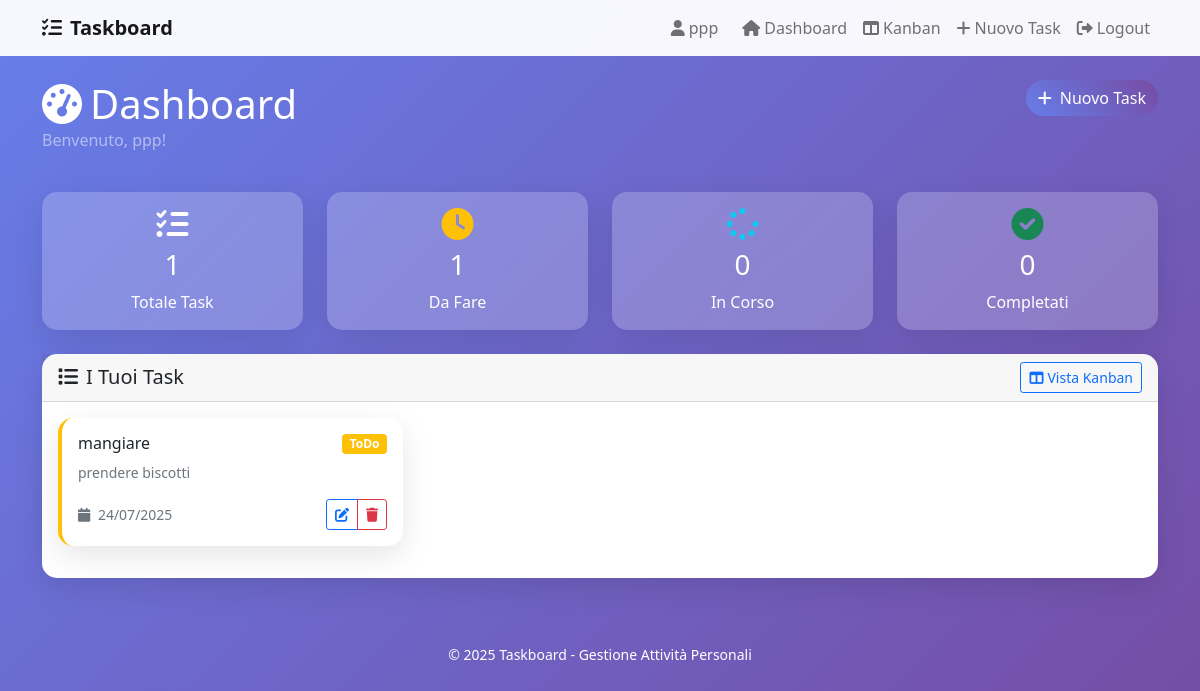
/dashboard (signed in), run on the app's committed database.
### tables this page shows
CREATE TABLE tasks (
                        task_id INTEGER PRIMARY KEY AUTOINCREMENT,
                        title TEXT NOT NULL,
                        description TEXT,
                        status TEXT NOT NULL DEFAULT 'ToDo',
                        user_id INTEGER NOT NULL,
                        created_at TIMESTAMP DEFAULT CURRENT_TIMESTAMP,
                        updated_at TIMESTAMP DEFAULT CURRENT_TIMESTAMP,
                        FOREIGN KEY (user_id) REFERENCES users (user_id) ON DELETE CASCADE
                    );

### main_flask.py (the view)
@app.route('/dashboard')
def dashboard():
    if 'user_id' not in session:
        return redirect(url_for('login'))
    user_id = session['user_id']
    tasks = db_manager.get_tasks_by_user(user_id)
    stats = {
        'total': len(tasks),
        'todo': len([t for t in tasks if t.status == 'ToDo']),
        'doing': len([t for t in tasks if t.status == 'Doing']),
        'done': len([t for t in tasks if t.status == 'Done'])
    }
    return render_template('dashboard.html', tasks=tasks, stats=stats)

### database.py (called while the page is built)
    def get_connection(self) -> sqlite3.Connection:
        conn = sqlite3.connect(self.db_path)
        conn.row_factory = sqlite3.Row  # Permette l'accesso per nome colonna
        return conn

    def get_tasks_by_user(self, user_id: int) -> List[Task]:
        try:
            with self.get_connection() as conn:
                cursor = conn.cursor()
                cursor.execute('''
                    SELECT * FROM tasks
                    WHERE user_id = ?
                    ORDER BY created_at DESC
                ''', (user_id,))
                rows = cursor.fetchall()
                return [Task(
                    task_id=row['task_id'],
                    title=row['title'],
                    description=row['description'],
                    status=row['status'],
                    user_id=row['user_id']
                ) for row in rows]
        except sqlite3.Error as e:
            print(f"Errore durante il recupero dei task: {e}")
            return []

### templates/dashboard.html (shortened to what this page needs)
{% extends "base.html" %}
{% block content %}
<div class="row mb-4">
    <div class="col">
        <h1 class="text-white mb-0">
            <i class="fas fa-tachometer-alt me-2"></i>Dashboard
        </h1>
        <p class="text-white-50">Benvenuto, {{ session.username }}!</p>
    </div>
    <div class="col-auto">
        <a href="{{ url_for('add_task') }}" class="btn btn-primary">
            <i class="fas fa-plus me-2"></i>Nuovo Task
        </a>
    </div>
</div>
<div class="row mb-4">
    <div class="col-md-3">
        <div class="card stats-card">
            <div class="card-body text-center">
                <i class="fas fa-tasks fa-2x mb-2"></i>
                <h3>{{ stats.total }}</h3>
                <p class="mb-0">Totale Task</p>
            </div>
        </div>
    </div>
    <div class="col-md-3">
        <div class="card stats-card">
            <div class="card-body text-center">
                <i class="fas fa-clock fa-2x mb-2 text-warning"></i>
                <h3>{{ stats.todo }}</h3>
                <p class="mb-0">Da Fare</p>
            </div>
        </div>
    </div>
    <div class="col-md-3">
        <div class="card stats-card">
            <div class="card-body text-center">
                <i class="fas fa-spinner fa-2x mb-2 text-info"></i>
                <h3>{{ stats.doing }}</h3>
                <p class="mb-0">In Corso</p>
            </div>
        </div>
    </div>
    <div class="col-md-3">
        <div class="card stats-card">
            <div class="card-body text-center">
                <i class="fas fa-check-circle fa-2x mb-2 text-success"></i>
                <h3>{{ stats.done }}</h3>
                <p class="mb-0">Completati</p>
            </div>
        </div>
    </div>
</div>
<div class="card">
    <div class="card-header d-flex justify-content-between align-items-center">
        <h5 class="mb-0">
            <i class="fas fa-list me-2"></i>I Tuoi Task
        </h5>
        <a href="{{ url_for('kanban') }}" class="btn btn-outline-primary btn-sm">
            <i class="fas fa-columns me-1"></i>Vista Kanban
        </a>
    </div>
    <div class="card-body">
        {% if tasks %}
            <div class="row">
                {% for task in tasks %}
                <div class="col-md-6 col-lg-4 mb-3">
                    <div class="card task-card task-{{ task.status.lower() }}">
                        <div class="card-body">
                            <div class="d-flex justify-content-between align-items-start mb-2">
                                <h6 class="card-title mb-0">{{ task.title }}</h6>
                                <span class="badge bg-{{ 'warning' if task.status == 'ToDo' else 'primary' if task.status == 'Doing' else 'success' }}">
                                    {{ task.status }}
                                </span>
                            </div>
                            {% if task.description %}
                            <p class="card-text text-muted small">
                                {{ task.description[:100] }}{% if task.description|length > 100 %}...{% endif %}
                            </p>
                            {% endif %}
                            <div class="d-flex justify-content-between align-items-center">
                                <small class="text-muted">
                                    <i class="fas fa-calendar me-1"></i>
                                    {{ task.created_at.strftime('%d/%m/%Y') }}
                                </small>
                                <div class="btn-group btn-group-sm">
                                    <a href="{{ url_for('edit_task', task_id=task.task_id) }}"
                                       class="btn btn-outline-primary btn-sm">
                                        <i class="fas fa-edit"></i>
                                    </a>
                                    <button type="button" class="btn btn-outline-danger btn-sm"
                                            onclick="deleteTask({{ task.task_id }}, '{{ task.title }}')">
                                        <i class="fas fa-trash"></i>
                                    </button>
                                </div>
                            </div>
                        </div>
                    </div>
                </div>
                {% endfor %}
            </div>
        {% endif %}
    </div>
</div>
{% endblock %}

### templates/base.html (style rules this page uses)
body { background: linear-gradient(135deg, #667eea 0%, #764ba2 100%); min-height: 100vh; font-family: 'Segoe UI', Tahoma, Geneva, Verdana, sans-serif; }
.card { border: none; border-radius: 15px; box-shadow: 0 10px 30px rgba(0,0,0,0.1); }
.btn-primary { background: linear-gradient(45deg, #667eea, #764ba2); border: none; border-radius: 25px; }
.task-card { transition: transform 0.2s ease; border-left: 4px solid; }
.task-todo { border-left-color: #ffc107; }
.stats-card { background: rgba(255,255,255,0.2); border: none; color: white; }

### data on the page
tasks: title "mangiare", status "ToDo", description "prendere biscotti", created_at "24/07/2025"

### other printed values
{{ session.username }} "ppp"
{{ stats.total }} "1"
{{ stats.todo }} "1"
{{ stats.doing }} "0"
{{ stats.done }} "0"
